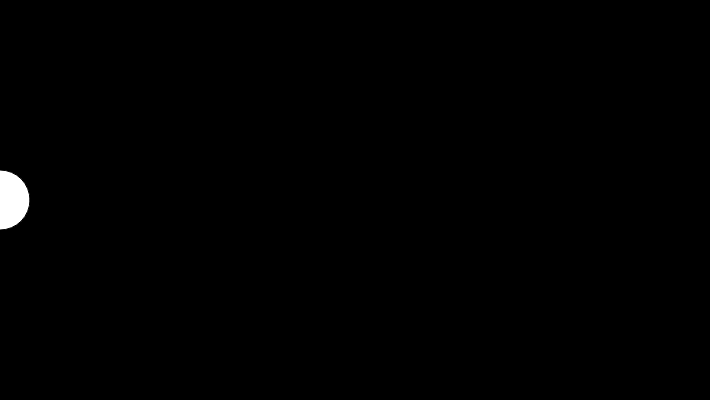
Frame 1 (no input)
Frame 60 (no input): identical to frame 1, image omitted
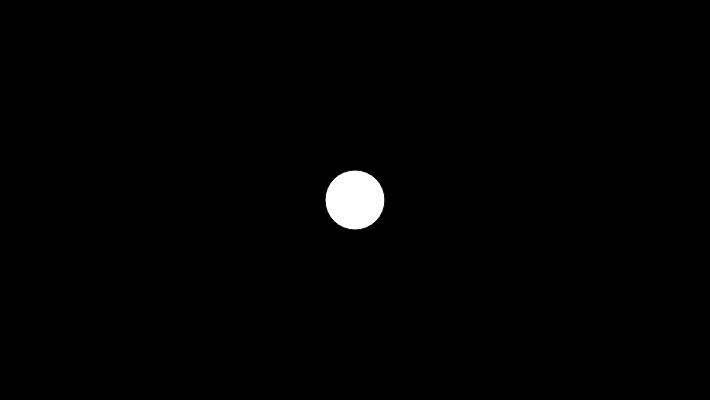
Frame 120 (the mouse pressed at the canvas centre since frame 60)

The p5.js sketch that drew these frames (run headless with seeded random() and noise() and a simulated clock; from frame 60 on, the mouse is pressed at the canvas centre):

// p5.js sketch
// ── sketch.js
function setup() {
  createCanvas(710, 400);
}

function draw() {
  background(0);
  fill(255);
  circle(mouseX, 200, 60);
}
